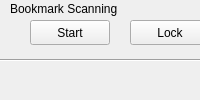
  <widget class="QDockWidget" name="bookmarkScanning">
   <property name="minimumSize">
    <size>
     <width>200</width>
     <height>100</height>
    </size>
   </property>
   <property name="maximumSize">
    <size>
     <width>320</width>
     <height>200</height>
    </size>
   </property>
   <property name="allowedAreas">
    <set>Qt::RightDockWidgetArea</set>
   </property>
   <attribute name="dockWidgetArea">
    <number>2</number>
   </attribute>
   <widget class="QWidget" name="dockWidgetContents_10">
    <property name="maximumSize">
     <size>
      <width>320</width>
      <height>200</height>
     </size>
    </property>
    <widget class="QLabel" name="label_57">
     <property name="geometry">
      <rect>
       <x>10</x>
       <y>0</y>
       <width>131</width>
       <height>17</height>
      </rect>
     </property>
     <property name="text">
      <string>Bookmark Scanning</string>
     </property>
    </widget>
    <widget class="QPushButton" name="pushButton_7">
     <property name="geometry">
      <rect>
       <x>30</x>
       <y>20</y>
       <width>80</width>
       <height>25</height>
      </rect>
     </property>
     <property name="text">
      <string>Start</string>
     </property>
    </widget>
    <widget class="QPushButton" name="pushButton_8">
     <property name="geometry">
      <rect>
       <x>130</x>
       <y>20</y>
       <width>80</width>
       <height>25</height>
      </rect>
     </property>
     <property name="text">
      <string>Lock</string>
     </property>
    </widget>
    <widget class="Line" name="line_4">
     <property name="geometry">
      <rect>
       <x>0</x>
       <y>50</y>
       <width>311</width>
       <height>21</height>
      </rect>
     </property>
     <property name="orientation">
      <enum>Qt::Horizontal</enum>
     </property>
    </widget>
   </widget>
  </widget>
